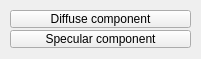
<?xml version="1.0" encoding="UTF-8"?>
<ui version="4.0">
 <class>CQDlgLightMaterial</class>
 <widget class="QDialog" name="CQDlgLightMaterial">
  <property name="geometry">
   <rect>
    <x>0</x>
    <y>0</y>
    <width>201</width>
    <height>59</height>
   </rect>
  </property>
  <property name="windowTitle">
   <string>Light</string>
  </property>
  <property name="locale">
   <locale language="English" country="UnitedStates"/>
  </property>
  <widget class="QToolButton" name="qqSpecularAdjust">
   <property name="geometry">
    <rect>
     <x>10</x>
     <y>30</y>
     <width>181</width>
     <height>18</height>
    </rect>
   </property>
   <property name="focusPolicy">
    <enum>Qt::StrongFocus</enum>
   </property>
   <property name="text">
    <string>Specular component</string>
   </property>
  </widget>
  <widget class="QToolButton" name="qqDiffuseAdjust">
   <property name="geometry">
    <rect>
     <x>10</x>
     <y>10</y>
     <width>181</width>
     <height>18</height>
    </rect>
   </property>
   <property name="focusPolicy">
    <enum>Qt::StrongFocus</enum>
   </property>
   <property name="text">
    <string>Diffuse component</string>
   </property>
  </widget>
 </widget>
 <tabstops>
  <tabstop>qqDiffuseAdjust</tabstop>
  <tabstop>qqSpecularAdjust</tabstop>
 </tabstops>
 <resources/>
 <connections/>
</ui>
